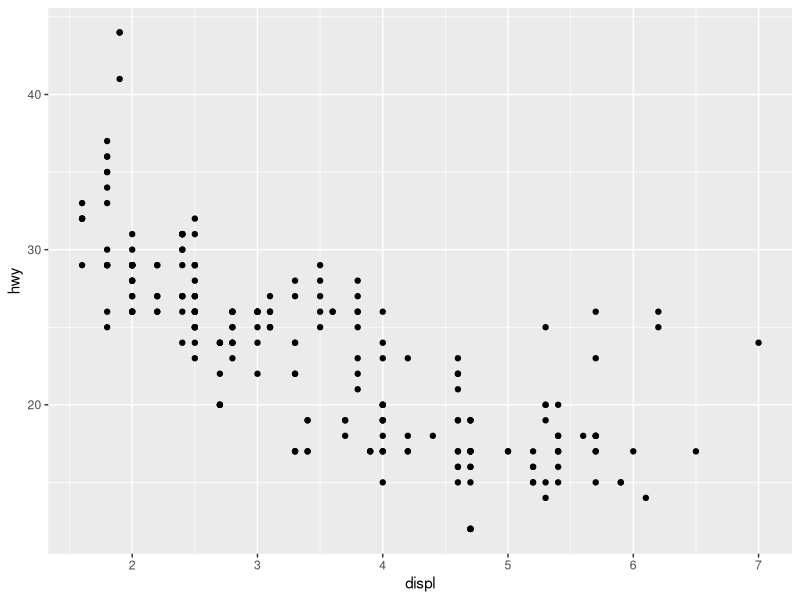
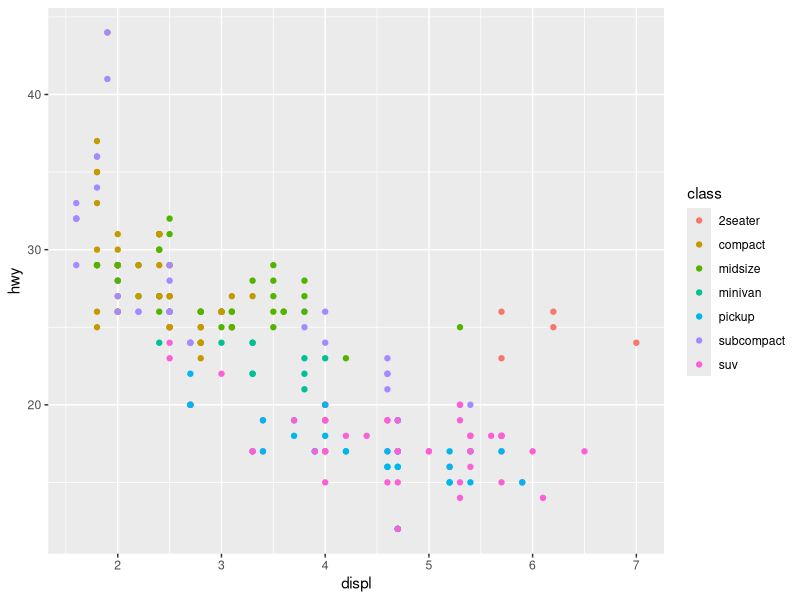
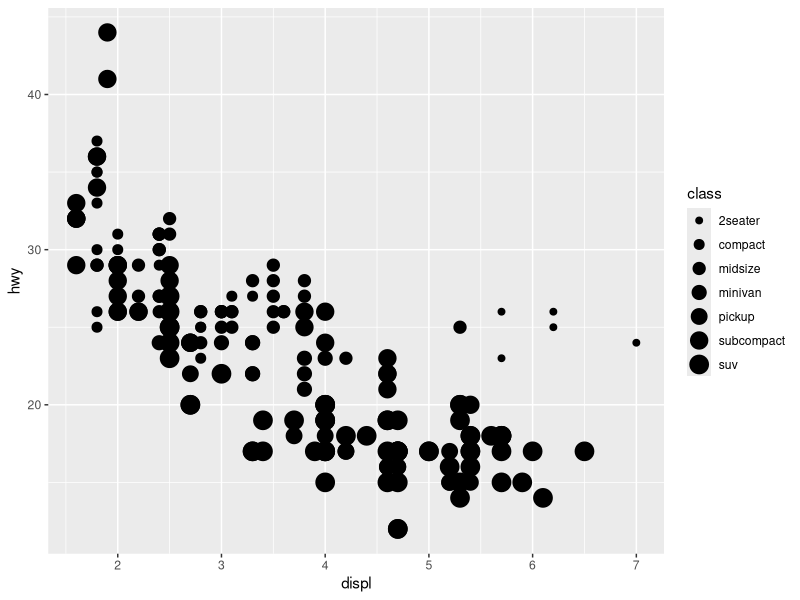
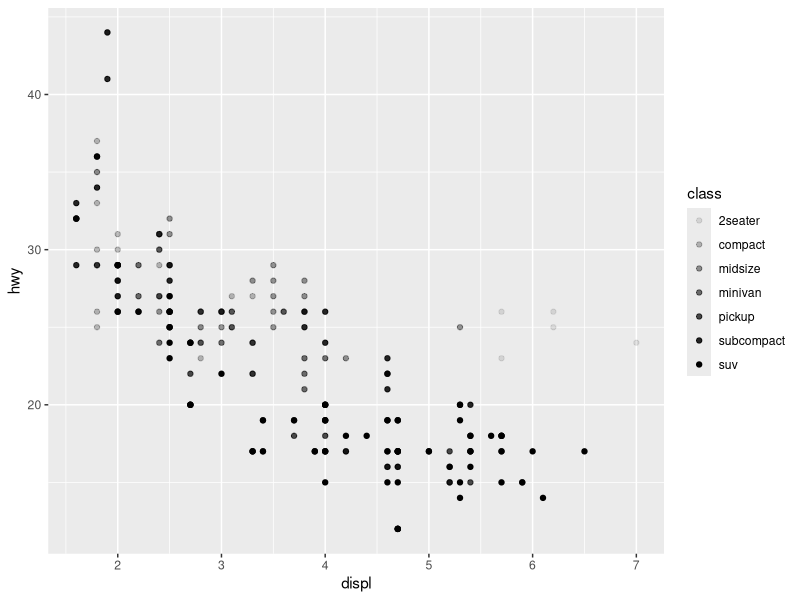
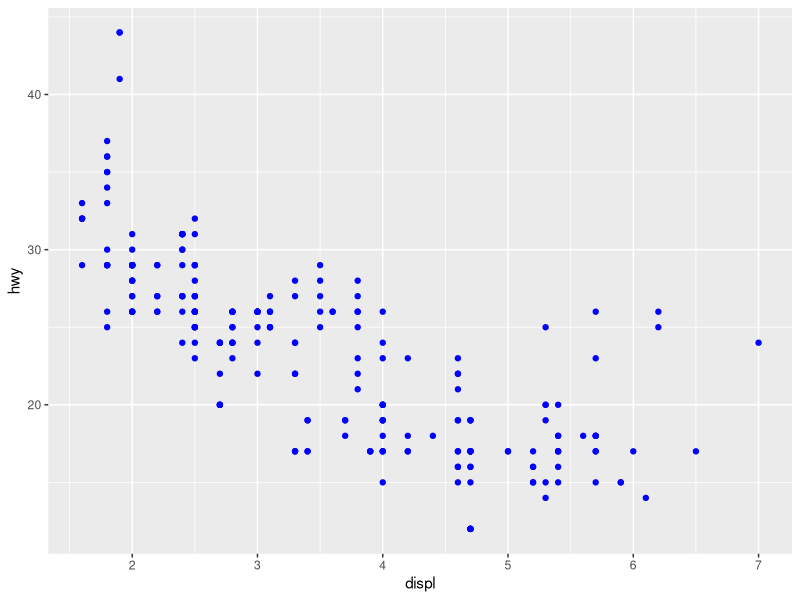
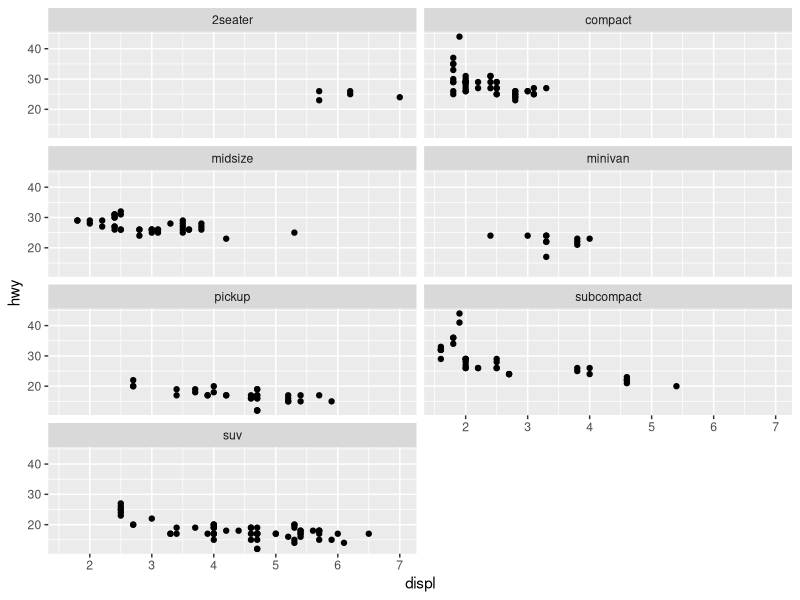
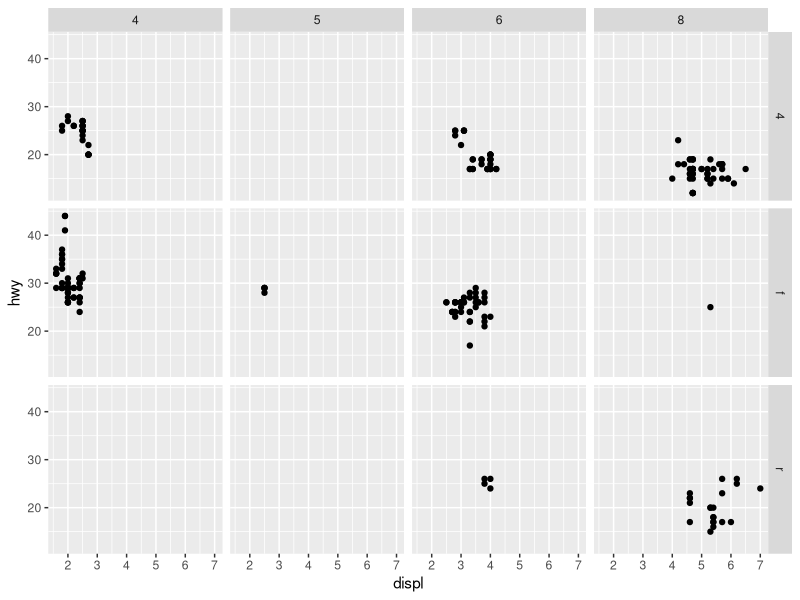
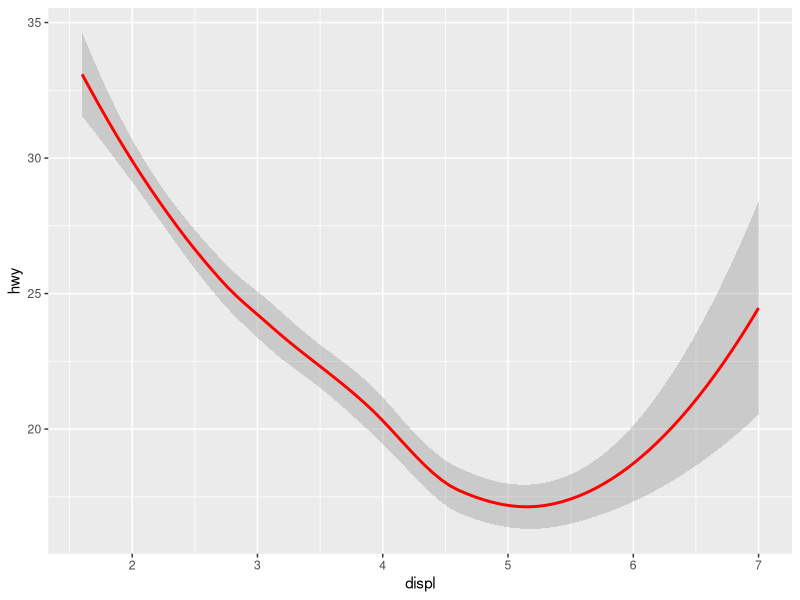

Recreate these plots in R, in order.
library(tidyverse)
mpg
ggplot(data=mpg) + geom_point(mapping = aes(x=displ, y=hwy))
#mapping argument defines how variables in your dataset are mapped to visual properties.
#The mapping arugment is always paired with aes() and the x and y arguments of aes()
ggplot(data = mpg) + 
  geom_point(mapping = aes(x = displ, y = hwy, color = class))
ggplot(data = mpg) + 
  geom_point(mapping = aes(x = displ, y = hwy, size = class))
ggplot(data = mpg) + 
  geom_point(mapping = aes(x = displ, y = hwy, alpha = class))
ggplot(data=mpg) +
  geom_point(mapping = aes(x=displ, y=hwy), color = "blue")

#facet_wrap()
ggplot(data = mpg) + 
  geom_point(mapping = aes(x = displ, y = hwy)) +
  facet_wrap(~ class, nrow = 4)
#facet_grid() - combination of two variables
ggplot(data = mpg) +
  geom_point(mapping = aes(x = displ, y = hwy)) +
  facet_grid(drv ~ cyl)

ggplot(data = mpg) + 
  geom_smooth(mapping = aes(x = displ, y = hwy), color = "red")

ggplot(data = mpg) +
  geom_smooth(mapping = aes(x = displ, y = hwy, linetype = drv))


#Multiple geoms in the same plot
ggplot(data = mpg) +
  geom_point(mapping = aes(x = displ, y = hwy)) + 
  geom_smooth(mapping = aes(x = displ, y = hwy))


ggplot(data = mpg, mapping = aes(x = displ, y = hwy)) +
  geom_point(mapping = aes(color = class)) + 
  geom_smooth(data = filter(mpg, class == "subcompact"), se = FALSE)

ggplot(data = mpg, mapping = aes(x = displ, y = hwy, color = drv)) + 
  geom_point() + 
  geom_smooth(se = FALSE)

diamonds
ggplot(data = diamonds) + 
  geom_bar(mapping = aes(x = cut))

ggplot(data = diamonds) + 
  stat_count(mapping = aes(x = cut))

demo <- tribble(
  ~cut,         ~freq,
  "Fair",       1610,
  "Good",       4906,
  "Very Good",  12082,
  "Premium",    13791,
  "Ideal",      21551
)
ggplot(data = demo) +
  geom_bar(mapping = aes(x = cut, y = freq), stat = "identity")

diamonds

ggplot(data = diamonds) + 
  geom_bar(mapping = aes(x = cut, colour = cut))
ggplot(data = diamonds) + 
  geom_bar(mapping = aes(x = cut, fill = cut))

ggplot(data = diamonds) + 
  geom_bar(mapping = aes(x = cut, fill = clarity))

ggplot(data = diamonds) + 
  geom_bar(mapping = aes(x = cut, fill = clarity), position = "fill")

ggplot(data = diamonds) + 
  geom_bar(mapping = aes(x = cut, fill = clarity), position = "dodge")

ggplot(data = mpg) +
  geom_smooth(mapping = aes(x = displ, y = hwy))
ggplot(data = mpg) +
  geom_smooth(mapping = aes(x = displ, y = hwy, group = drv))

ggplot(data = mpg, mapping = aes(x = class, y = hwy)) + 
  geom_boxplot()

ggplot(data = mpg, mapping = aes(x = class, y = hwy)) + 
  geom_boxplot() +
  coord_flip()

bar <- ggplot(data = diamonds) +
  geom_bar(
    mapping = aes(x = cut, fill = cut),
    show.legend = FALSE,
    width = 1
  ) +
  theme(aspect.ratio = 1) +
  labs(x = NULL, y = NULL)
bar + coord_flip()
bar + coord_polar()
